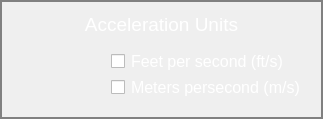
                        <widget class="QFrame" name="frame_26">
                         <property name="styleSheet">
                          <string notr="true">border:2px solid gray;
border-top-left-radius: 0px;
border-top-right-radius: 0px;
border-bottom-left-radius: 0px;
border-bottom-right-radius: 0px;</string>
                         </property>
                         <property name="frameShape">
                          <enum>QFrame::StyledPanel</enum>
                         </property>
                         <property name="frameShadow">
                          <enum>QFrame::Raised</enum>
                         </property>
                         <layout class="QVBoxLayout" name="verticalLayout_45" stretch="0,1">
                          <item>
                           <widget class="QLabel" name="label_25">
                            <property name="font">
                             <font>
                              <pointsize>14</pointsize>
                             </font>
                            </property>
                            <property name="styleSheet">
                             <string notr="true">border:0px;color:white;</string>
                            </property>
                            <property name="text">
                             <string>Acceleration Units</string>
                            </property>
                            <property name="alignment">
                             <set>Qt::AlignCenter</set>
                            </property>
                           </widget>
                          </item>
                          <item>
                           <widget class="QFrame" name="frame_53">
                            <property name="styleSheet">
                             <string notr="true">color:white;
border:0px;</string>
                            </property>
                            <property name="frameShape">
                             <enum>QFrame::StyledPanel</enum>
                            </property>
                            <property name="frameShadow">
                             <enum>QFrame::Raised</enum>
                            </property>
                            <layout class="QVBoxLayout" name="verticalLayout_40">
                             <property name="leftMargin">
                              <number>98</number>
                             </property>
                             <item>
                              <widget class="QCheckBox" name="checkBox_17">
                               <property name="font">
                                <font>
                                 <pointsize>12</pointsize>
                                </font>
                               </property>
                               <property name="styleSheet">
                                <string notr="true">color:white;</string>
                               </property>
                               <property name="text">
                                <string>Feet per second (ft/s)</string>
                               </property>
                              </widget>
                             </item>
                             <item>
                              <widget class="QCheckBox" name="checkBox_18">
                               <property name="font">
                                <font>
                                 <pointsize>12</pointsize>
                                </font>
                               </property>
                               <property name="styleSheet">
                                <string notr="true">color:white;</string>
                               </property>
                               <property name="text">
                                <string>Meters persecond (m/s)</string>
                               </property>
                              </widget>
                             </item>
                            </layout>
                           </widget>
                          </item>
                         </layout>
                        </widget>
